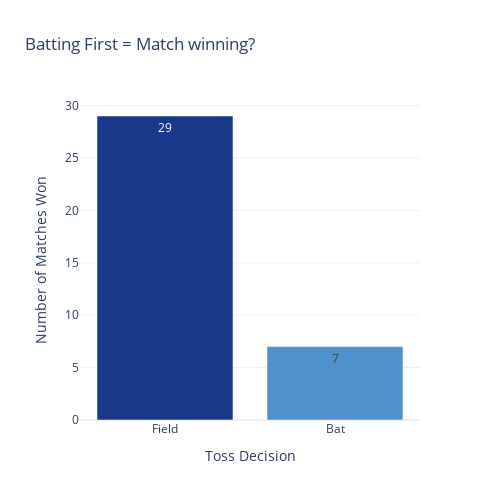

Source (notebook cell):
### Markdown cell above
# Query 3

<font size="5" color = '#19388A'> <b>Batting First = Match winning?  </b></font>

### Code cell
# Count the number of matches won by the team that won the toss and chose to field or bat
winner_field = df[(df['toss_winner']==df['match_winner']) & (df['toss_decision']=='Field')].count()[0]
winner_bat = df[(df['toss_winner']==df['match_winner']) & (df['toss_decision']=='Bat')].count()[0]

fig = go.Figure(go.Bar(
    x=['Field', 'Bat'],
    y=[winner_field, winner_bat],
    text=[winner_field, winner_bat],
    textposition='auto',
    marker=dict(
        color=['#19388A', '#4F91CD'],
    ),
))

fig.update_layout(
    template = 'plotly_white',height=500, width=500,
    title='Batting First = Match winning?',
    xaxis=dict(
        title='Toss Decision',
        title_font=dict(size=14),
        tickfont=dict(size=12)
    ),
    yaxis=dict(
        title='Number of Matches Won',
        title_font=dict(size=14),
        tickfont=dict(size=12)
    ),
)

fig.show()

### Figure 1 — Plotly figure (JSON) as saved in the notebook; plotly's stock layout.template omitted (floating-point values rounded to 4 significant figures)
{"data": [{"marker": {"color": ["#19388A", "#4F91CD"]}, "text": ["29", "7"], "textposition": "auto", "type": "bar", "x": ["Field", "Bat"], "y": [29, 7]}], "layout": {"height": 500, "title": {"text": "Batting First = Match winning?"}, "width": 500, "xaxis": {"tickfont": {"size": 12}, "title": {"font": {"size": 14}, "text": "Toss Decision"}}, "yaxis": {"tickfont": {"size": 12}, "title": {"font": {"size": 14}, "text": "Number of Matches Won"}}}}
